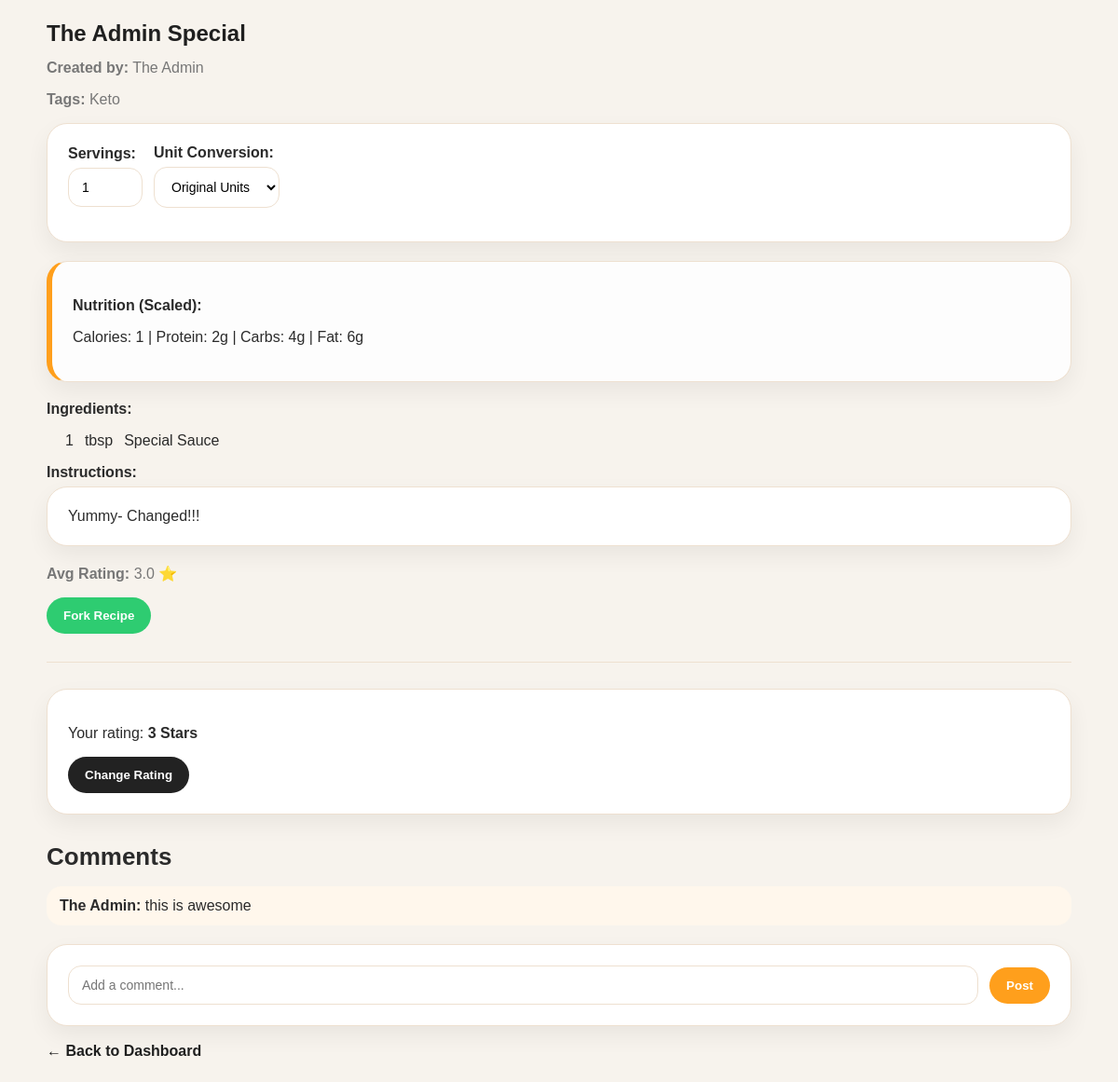
The app's page /recipe/1 (signed in) with its own data.
### app.py (models this page shows)
class Recipe(db.Model):
    id = db.Column(db.Integer, primary_key=True)
    name = db.Column(db.String(100), nullable=False)
    servings = db.Column(db.Integer, nullable=False)
    instructions = db.Column(db.Text, nullable=True)
    ingredients = db.relationship('Ingredient', backref='recipe', lazy=True, cascade="all, delete-orphan")
    calories = db.Column(db.Integer, default=0)
    protein = db.Column(db.Integer, default=0)
    carbs = db.Column(db.Integer, default=0)
    fat = db.Column(db.Integer, default=0)
    tags = db.Column(db.String(200), nullable=True)
    is_public = db.Column(db.Boolean, default=False)
    user_id = db.Column(db.Integer, db.ForeignKey('user.id'), nullable=False)
    forked_from = db.Column(db.String(80), nullable=True)
    ratings = db.relationship('Rating', backref='recipe', lazy=True, cascade="all, delete-orphan")
    comments = db.relationship('Comment', backref='recipe', lazy=True, cascade="all, delete-orphan")

class User(db.Model):
    id = db.Column(db.Integer, primary_key=True)
    is_admin = db.Column(db.Boolean, default=False)
    username = db.Column(db.String(80), unique=True, nullable=False)
    password = db.Column(db.String(200), nullable=False)
    recipes = db.relationship('Recipe', backref='owner', lazy=True, cascade="all, delete-orphan")

class Ingredient(db.Model):
    id = db.Column(db.Integer, primary_key=True)
    name = db.Column(db.String(100), nullable=False)
    quantity = db.Column(db.String(50), nullable=False)
    unit = db.Column(db.String(20), nullable=False)
    recipe_id = db.Column(db.Integer, db.ForeignKey('recipe.id'), nullable=False)

class Comment(db.Model):
    id = db.Column(db.Integer, primary_key=True)
    text = db.Column(db.Text, nullable=False)
    user_id = db.Column(db.Integer, db.ForeignKey('user.id'), nullable=False)
    recipe_id = db.Column(db.Integer, db.ForeignKey('recipe.id'), nullable=False)
    username = db.Column(db.String(80))

### app.py (the view)
@app.route('/recipe/<int:recipe_id>')
def recipe_detail(recipe_id):
    if 'user_id' not in session:
        return redirect(url_for('login'))
    recipe = Recipe.query.get_or_404(recipe_id)
    ratings = Rating.query.filter_by(recipe_id=recipe_id).all()
    avg_val = round(sum([r.stars for r in ratings]) / len(ratings), 1) if ratings else "Not yet rated"
    user_rating = Rating.query.filter_by(recipe_id=recipe_id, user_id=session['user_id']).first()
    user_stars = user_rating.stars if user_rating else None
    is_owner = (recipe.user_id == session['user_id'])
    return render_template('recipe_detail.html', recipe=recipe, avg_rating=avg_val, user_stars=user_stars, is_owner=is_owner)

### app.py (called while the page is built)
@app.before_request
def clear_stale_session():
    if 'user_id' in session:
        user = User.query.get(session['user_id'])
        if not user:
            session.clear()

### templates/recipe_detail.html (shortened to what this page needs)
<!DOCTYPE html>
<html>
<head>
    <link rel="stylesheet" href="{{ url_for('static', filename='style.css') }}">
</head>
<body class="page-body" data-recipe-id="{{ recipe.id }}">
    <div class="container recipe-container">
        <h1 class="page-title recipe-title">{{ recipe.name }}</h1>
        <p class="recipe-meta">
            <strong>Created by:</strong>
            <span class="author-name">{{ recipe.owner.username }}</span>
        </p>
        <p class="recipe-meta">
            <strong>Tags:</strong>
            <span class="tags">{{ recipe.tags|capitalize if recipe.tags else "None" }}</span>
        </p>
        <div class="recipe-controls form-row card" style="margin-bottom: 20px;">
            <div class="form-group">
                <label class="form-label"><strong>Servings:</strong></label>
                <input class="form-input" type="number" id="serving-size" value="{{ recipe.servings }}" min="1" data-original-servings="{{ recipe.servings }}" style="width: 80px;">
            </div>
            <div class="form-group">
                <label class="form-label"><strong>Unit Conversion:</strong></label>
                <select class="form-select" id="unit-toggle">
                    <option value="default">Original Units</option>
                </select>
            </div>
        </div>
        <div class="macro-box card" style="background: #fdfdfd; border-left: 6px solid var(--orange); margin-bottom: 20px;">
            <p class="section-label"><strong>Nutrition (Scaled):</strong></p>
            <p>
                Calories: <span id="display-calories" class="scaled-value" data-original="{{ recipe.calories }}">{{ recipe.calories }}</span> |
                Protein: <span id="display-protein" class="scaled-value" data-original="{{ recipe.protein }}">{{ recipe.protein }}</span>g |
                Carbs: <span id="display-carbs" class="scaled-value" data-original="{{ recipe.carbs }}">{{ recipe.carbs }}</span>g |
                Fat: <span id="display-fat" class="scaled-value" data-original="{{ recipe.fat }}">{{ recipe.fat }}</span>g
            </p>
        </div>
        <p class="section-label"><strong>Ingredients:</strong></p>
        <ul class="ingredient-list">
            {% for ing in recipe.ingredients %}
                <li class="ingredient-row" data-base-unit="{{ ing.unit }}">
                    <span class="qty scaled-value" data-original-qty="{{ ing.quantity }}">{{ ing.quantity }}</span>
                    <span class="unit">{{ ing.unit }}</span>
                    <span class="ingredient-name">{{ ing.name }}</span>
                </li>
            {% endfor %}
        </ul>
        <p class="section-label"><strong>Instructions:</strong></p>
        <div class="card" style="white-space: pre-wrap; margin-bottom: 20px;">{{ recipe.instructions if recipe.instructions else "No instructions provided." }}</div>
        <p class="recipe-meta">
            <strong>Avg Rating:</strong>
            <span class="rating">
                {% if avg_rating == "Not yet rated" %}
                    {{ avg_rating }}
                {% else %}
                    {{ avg_rating }} ⭐
                {% endif %}
            </span>
        </p>
        <div class="action-buttons" style="display: flex; gap: 10px; margin-bottom: 30px;">
            {% if is_owner %}
                <a href="/edit_recipe/{{ recipe.id }}" class="btn btn-primary" style="text-decoration: none;">Edit Recipe</a>
                <button class="btn btn-danger" onclick="deleteRecipe()">Delete Recipe</button>
            {% else %}
                <button class="btn btn-success" onclick="fork_recipe()">Fork Recipe</button>
            {% endif %}
        </div>
        <hr class="divider">
        {% if not is_owner %}
            <div id="rating-display" class="card" style="margin-bottom: 20px; {% if not user_stars %}display:none;{% endif %}">
                <p>Your rating: <strong>{{ user_stars }} Stars</strong></p>
                <button class="btn btn-secondary" onclick="toggleEdit()">Change Rating</button>
            </div>
        {% endif %}
        <h3 class="section-title">Comments</h3>
        <div id="comments" class="comments-container">
            {% for c in recipe.comments %}
                <div class="comment" style="margin-bottom: 10px;">
                    <strong class="comment-user">{{ c.username }}:</strong>
                    <span class="comment-text">{{ c.text }}</span>
                </div>
            {% endfor %}
        </div>
        <div class="comment-input-row form-row card" style="margin-top: 20px;">
            <input class="form-input" type="text" id="new-comment" placeholder="Add a comment..." style="flex: 1;">
            <button class="btn btn-primary" onclick="submitComment()">Post</button>
        </div>
        <br>
        <a class="nav-link" href="{{ url_for('index') }}">← Back to Dashboard</a>
    </div>
</body>
</html>

### static/style.css (style rules this page uses)
:root { --orange: #ff9f1c; --dark: #1f1f1f; --text: #2b2b2b; --muted: #777; --bg: #f7f3ed; --card: #ffffff; --border: #eee0d0; }
body, .page-body { font-family: Arial, sans-serif; max-width: 1100px; margin: 0 auto; padding: 24px; background: var(--bg); color: var(--text); }
.container, .feed-container, .dashboard-container, .recipe-container, .search-container, .form-container { max-width: 1100px; margin: 0 auto; }
.card, .recipe-card, .form-card, .search-result-item, .form-container { background: var(--card); border: 1px solid var(--border); border-radius: 22px; padding: 22px; box-shadow: 0 10px 25px rgba(0, 0, 0, 0.06); }
.page-title, .form-title { font-size: 42px; line-height: 1; margin-bottom: 16px; color: var(--dark); }
.section-title { font-size: 26px; margin-top: 30px; margin-bottom: 16px; }
.divider { border: none; border-top: 1px solid var(--border); margin: 28px 0; }
.nav-link, .recipe-link, .back-link { color: var(--dark); text-decoration: none; font-weight: 600; }
.form-input, .form-select, .form-textarea, input, select, textarea { padding: 12px 14px; border: 1px solid var(--border); border-radius: 14px; font-size: 14px; background: white; }
.form-input, .form-textarea { width: 100%; box-sizing: border-box; }
.form-label, .section-label { font-weight: 700; margin-bottom: 6px; display: block; }
.form-group { margin-bottom: 14px; }
.form-row, .ingredient-row, .comment-input-row, .search-form { display: flex; gap: 12px; align-items: center; flex-wrap: wrap; }
.btn, button { border: none; border-radius: 999px; padding: 12px 18px; font-weight: 700; cursor: pointer; }
.btn-primary { background: var(--orange); color: white; }
.btn-secondary { background: #222; color: white; }
.btn-success { background: #2ecc71; color: white; }
.recipe-title { font-size: 24px; margin-top: 0; }
.recipe-meta, .result-meta, .text-muted, .empty-state { color: var(--muted); }
.ingredient-list { padding-left: 20px; }
.comment { background: #fff7ec; border-radius: 16px; padding: 12px 14px; }

### records on screen
Recipe: name "The Admin Special", tags "Keto", servings "1", calories "1", protein "2", carbs "4", fat "6", instructions "Yummy- Changed!!!"
User: owner.username "The Admin"
Ingredient: quantity "1", unit "tbsp", name "Special Sauce"
Comment: username "The Admin", text "this is awesome"

### other values on screen
{{ avg_rating }} "3.0"
{{ user_stars }} "3"
